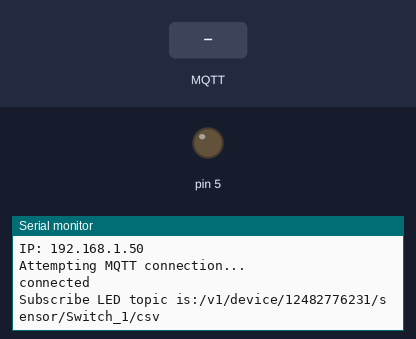
Bench run of a sketch on a simulated Arduino Mega 2560, built with avr-gcc and run on an emulated ATmega2560. On the bench: output pins drawn as LEDs (lit = HIGH), the last lines printed to the serial monitor. The test bench sets the inputs (shaded band). WiFi joins after 1.5 s; servers stay silent unless stated; no MQTT or app messages arrive unless stated.

Above: at 14.2 s.
14.3 s: MQTT message "0" arrives on the first subscribed topic
At 15.3 s:
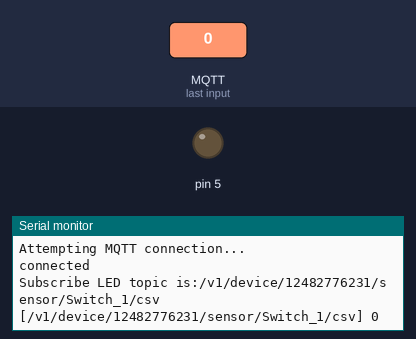
15.8 s: MQTT message "on" arrives on the first subscribed topic
At 16.4 s:
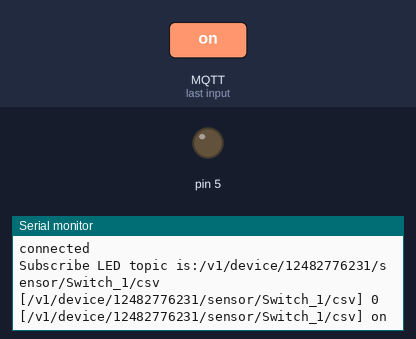
17.3 s: MQTT message "off" arrives on the first subscribed topic
At 18.8 s:
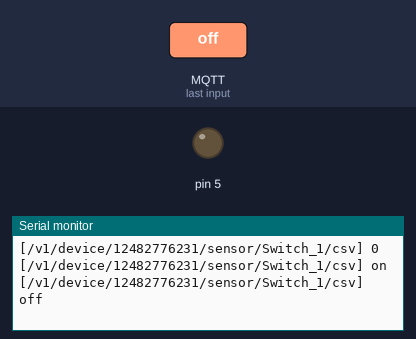

The sketch:

MQTT_0422.ino
```cpp
#include "WiFiEsp.h"
#include "SoftwareSerial.h"
#include <PubSubClient.h>
SoftwareSerial Serial1(4, 3); // RX, TX

char ssid[] = "Justin's AP";   // your network SSID (name)
char pass[] = "0983104487";    // your network password
int status = WL_IDLE_STATUS;
char mqttServer[] = "iot.cht.com.tw";
const char* clientId = "qoo.xyz@msa.hinet.net";
const char* userpass = "PKZ2PE7BAEMZZEGSZG";
char subscribeTopic[] = "/v1/device/12482776231/sensor/Switch_1/csv";

WiFiEspClient wifiClient;
PubSubClient client(wifiClient);

void callback(char* topic, byte* payload, unsigned int length) {
  char *p = (char*)payload;
  char *str;
  int element_cnt = 0;

  Serial.print("[");
  Serial.print(topic);
  Serial.print("] ");
  for (int i=0;i<length;i++) {
    Serial.print((char)payload[i]);
  }
  Serial.println();

  //check LED topic or not
  if (strcmp(topic,subscribeTopic) == 0){
    while ((str = strtok_r(p, ",", &p)) != NULL){ // delimiter is the semicolon
      element_cnt++;

      //check LED command is 0 or 1
      if (element_cnt == 4){
        if (str[0] == '0'){
          Serial.println("Turn off LED");
          digitalWrite(5, LOW);    // turn the LED off by making the voltage LOW
        }else if (str[0] == '1'){
          Serial.println("Turn on LED");
          digitalWrite(5, HIGH);   // turn the LED on (HIGH is the voltage level)
        }
      }
    }
  }
}

void reconnect() {
  // Loop until we're reconnected
  while (!client.connected()) {
    Serial.println("Attempting MQTT connection...");
    // Attempt to connect
    if (client.connect(clientId,userpass,userpass)) {
      Serial.println("connected");
       // ... and resubscribe
      client.subscribe(subscribeTopic);
      Serial.print("Subscribe LED topic is:");
      Serial.println(subscribeTopic);

      // Once connected, publish an announcement...
      /*client.publish(publishHBTopic, publishHBPayload);
      Serial.print("Public HB payload is:");
      Serial.println(publishHBPayload);*/

    } else {
      Serial.print("failed, rc=");
      Serial.print(client.state());
      Serial.println(" try again in 5 seconds");
      // Wait 5 seconds before retrying
      delay(5000);
    }
  }
}

void setup() {

  Serial.begin(115200);   // initialize serial for debugging
  Serial1.begin(9600);    // initialize serial for ESP module
  WiFi.init(&Serial1);    // initialize ESP module

 while (status != WL_CONNECTED) {
    Serial.print("Connecting to SSID: ");
    Serial.println(ssid);
    status = WiFi.begin(ssid, pass);

    Serial.print("IP: ");
    Serial.println(WiFi.localIP());
    delay(10000);
  }

  client.setServer(mqttServer, 1883);
  client.setCallback(callback);

delay(1500);

pinMode(5, OUTPUT);
}

void loop() {
  if (!client.connected()) {
    reconnect();
  }
  client.loop();
 }
```

Measured:
- after the input at 14.3 s, the serial monitor: prints a new line at once (image 1)
- after the input at 15.8 s, the serial monitor: prints a new line at once (image 2)
- after the input at 17.3 s, the serial monitor: prints a new line at once (image 3)
